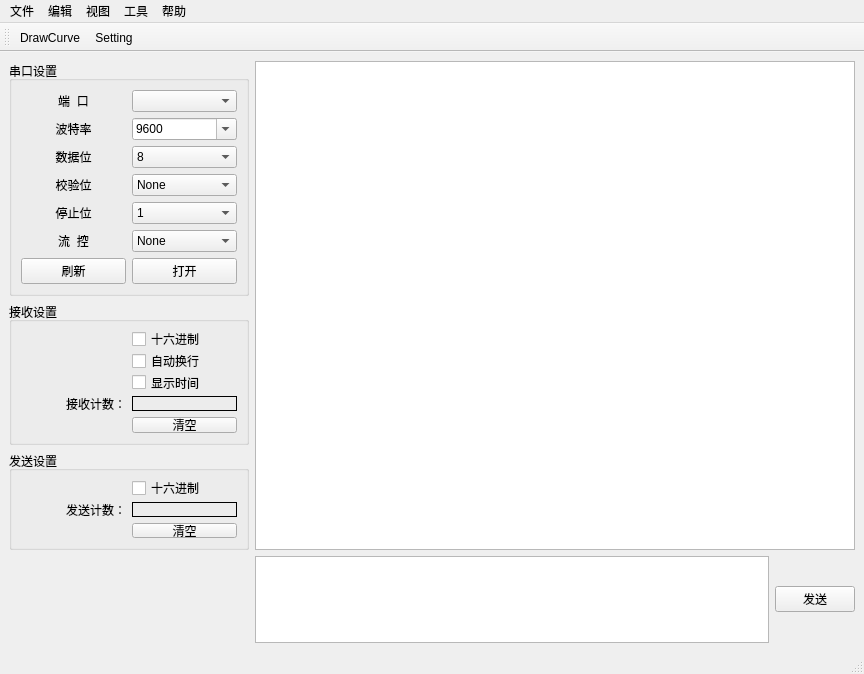
<?xml version="1.0" encoding="UTF-8"?>
<ui version="4.0">
 <class>MainWindow</class>
 <widget class="QMainWindow" name="MainWindow">
  <property name="geometry">
   <rect>
    <x>0</x>
    <y>0</y>
    <width>864</width>
    <height>674</height>
   </rect>
  </property>
  <property name="minimumSize">
   <size>
    <width>0</width>
    <height>0</height>
   </size>
  </property>
  <property name="windowTitle">
   <string>SerialMaster</string>
  </property>
  <property name="windowIcon">
   <iconset resource="source.qrc">
    <normaloff>:/icon/串口.png</normaloff>:/icon/串口.png</iconset>
  </property>
  <widget class="QWidget" name="centralWidget">
   <layout class="QGridLayout" name="gridLayout_2">
    <item row="2" column="0">
     <widget class="QGroupBox" name="groupBox_3">
      <property name="maximumSize">
       <size>
        <width>16777215</width>
        <height>99</height>
       </size>
      </property>
      <property name="title">
       <string>发送设置</string>
      </property>
      <layout class="QGridLayout" name="gridLayout_4">
       <item row="1" column="1">
        <widget class="QLabel" name="label_SendCnt">
         <property name="frameShape">
          <enum>QFrame::Box</enum>
         </property>
         <property name="text">
          <string/>
         </property>
        </widget>
       </item>
       <item row="1" column="0">
        <widget class="QLabel" name="label_9">
         <property name="text">
          <string>发送计数：</string>
         </property>
         <property name="alignment">
          <set>Qt::AlignRight|Qt::AlignTrailing|Qt::AlignVCenter</set>
         </property>
        </widget>
       </item>
       <item row="2" column="1">
        <widget class="QPushButton" name="pushButton_SendClearCnt">
         <property name="text">
          <string>清空</string>
         </property>
        </widget>
       </item>
       <item row="0" column="1">
        <widget class="QCheckBox" name="checkBox_SendHEX">
         <property name="text">
          <string>十六进制</string>
         </property>
        </widget>
       </item>
      </layout>
     </widget>
    </item>
    <item row="1" column="0">
     <widget class="QGroupBox" name="groupBox_2">
      <property name="maximumSize">
       <size>
        <width>16777215</width>
        <height>143</height>
       </size>
      </property>
      <property name="title">
       <string>接收设置</string>
      </property>
      <layout class="QGridLayout" name="gridLayout_3">
       <item row="5" column="1">
        <widget class="QPushButton" name="pushButton_ReceiveClearCnt">
         <property name="text">
          <string>清空</string>
         </property>
        </widget>
       </item>
       <item row="4" column="0">
        <widget class="QLabel" name="label_7">
         <property name="text">
          <string>接收计数：</string>
         </property>
         <property name="alignment">
          <set>Qt::AlignRight|Qt::AlignTrailing|Qt::AlignVCenter</set>
         </property>
        </widget>
       </item>
       <item row="2" column="1">
        <widget class="QCheckBox" name="checkBox_ReceiveShowTime">
         <property name="text">
          <string>显示时间</string>
         </property>
        </widget>
       </item>
       <item row="0" column="1">
        <widget class="QCheckBox" name="checkBox_ReceiveHEX">
         <property name="text">
          <string>十六进制</string>
         </property>
        </widget>
       </item>
       <item row="4" column="1">
        <widget class="QLabel" name="label_ReceiveCnt">
         <property name="frameShape">
          <enum>QFrame::Box</enum>
         </property>
         <property name="text">
          <string/>
         </property>
        </widget>
       </item>
       <item row="1" column="1">
        <widget class="QCheckBox" name="checkBox_ReceiveAutoNewLine">
         <property name="text">
          <string>自动换行</string>
         </property>
        </widget>
       </item>
      </layout>
     </widget>
    </item>
    <item row="0" column="0">
     <widget class="QGroupBox" name="groupBox">
      <property name="minimumSize">
       <size>
        <width>240</width>
        <height>0</height>
       </size>
      </property>
      <property name="maximumSize">
       <size>
        <width>16777215</width>
        <height>16777215</height>
       </size>
      </property>
      <property name="title">
       <string>串口设置</string>
      </property>
      <layout class="QGridLayout" name="gridLayout">
       <item row="6" column="1">
        <widget class="QComboBox" name="comboBox_FlowCtrl">
         <item>
          <property name="text">
           <string>None</string>
          </property>
         </item>
        </widget>
       </item>
       <item row="2" column="1">
        <widget class="QComboBox" name="comboBox_BaundRate">
         <property name="editable">
          <bool>true</bool>
         </property>
         <item>
          <property name="text">
           <string>9600</string>
          </property>
         </item>
         <item>
          <property name="text">
           <string>19200</string>
          </property>
         </item>
         <item>
          <property name="text">
           <string>38400</string>
          </property>
         </item>
         <item>
          <property name="text">
           <string>115200</string>
          </property>
         </item>
        </widget>
       </item>
       <item row="5" column="1">
        <widget class="QComboBox" name="comboBox_StopBit">
         <item>
          <property name="text">
           <string>1</string>
          </property>
         </item>
        </widget>
       </item>
       <item row="3" column="0">
        <widget class="QLabel" name="label_3">
         <property name="text">
          <string>数据位</string>
         </property>
         <property name="alignment">
          <set>Qt::AlignCenter</set>
         </property>
        </widget>
       </item>
       <item row="1" column="1">
        <widget class="QComboBox" name="comboBox_Port">
         <property name="minimumSize">
          <size>
           <width>0</width>
           <height>0</height>
          </size>
         </property>
        </widget>
       </item>
       <item row="4" column="0">
        <widget class="QLabel" name="label_4">
         <property name="text">
          <string>校验位</string>
         </property>
         <property name="alignment">
          <set>Qt::AlignCenter</set>
         </property>
        </widget>
       </item>
       <item row="3" column="1">
        <widget class="QComboBox" name="comboBox_DataLen">
         <item>
          <property name="text">
           <string>8</string>
          </property>
         </item>
        </widget>
       </item>
       <item row="5" column="0">
        <widget class="QLabel" name="label_5">
         <property name="text">
          <string>停止位</string>
         </property>
         <property name="alignment">
          <set>Qt::AlignCenter</set>
         </property>
        </widget>
       </item>
       <item row="6" column="0">
        <widget class="QLabel" name="label_6">
         <property name="text">
          <string>流  控</string>
         </property>
         <property name="alignment">
          <set>Qt::AlignCenter</set>
         </property>
        </widget>
       </item>
       <item row="4" column="1">
        <widget class="QComboBox" name="comboBox_CheckSum">
         <item>
          <property name="text">
           <string>None</string>
          </property>
         </item>
        </widget>
       </item>
       <item row="1" column="0">
        <widget class="QLabel" name="label">
         <property name="text">
          <string>端  口</string>
         </property>
         <property name="alignment">
          <set>Qt::AlignCenter</set>
         </property>
        </widget>
       </item>
       <item row="2" column="0">
        <widget class="QLabel" name="label_2">
         <property name="text">
          <string>波特率</string>
         </property>
         <property name="alignment">
          <set>Qt::AlignCenter</set>
         </property>
        </widget>
       </item>
       <item row="7" column="1">
        <widget class="QPushButton" name="pushButton_Open">
         <property name="text">
          <string>打开</string>
         </property>
        </widget>
       </item>
       <item row="7" column="0">
        <widget class="QPushButton" name="pushButton_RefreshPort">
         <property name="text">
          <string>刷新</string>
         </property>
        </widget>
       </item>
      </layout>
     </widget>
    </item>
    <item row="3" column="0" rowspan="2">
     <spacer name="verticalSpacer">
      <property name="orientation">
       <enum>Qt::Vertical</enum>
      </property>
      <property name="sizeHint" stdset="0">
       <size>
        <width>20</width>
        <height>40</height>
       </size>
      </property>
     </spacer>
    </item>
    <item row="0" column="1" rowspan="4" colspan="2">
     <widget class="QTextEdit" name="textEdit_Receive">
      <property name="minimumSize">
       <size>
        <width>600</width>
        <height>0</height>
       </size>
      </property>
     </widget>
    </item>
    <item row="4" column="1">
     <widget class="QTextEdit" name="textEdit_Send">
      <property name="maximumSize">
       <size>
        <width>16777215</width>
        <height>100</height>
       </size>
      </property>
     </widget>
    </item>
    <item row="4" column="2">
     <widget class="QPushButton" name="pushButton_Send">
      <property name="text">
       <string>发送</string>
      </property>
     </widget>
    </item>
   </layout>
  </widget>
  <widget class="QMenuBar" name="menuBar">
   <property name="geometry">
    <rect>
     <x>0</x>
     <y>0</y>
     <width>864</width>
     <height>23</height>
    </rect>
   </property>
   <widget class="QMenu" name="menu">
    <property name="title">
     <string>文件</string>
    </property>
   </widget>
   <widget class="QMenu" name="menu_2">
    <property name="title">
     <string>编辑</string>
    </property>
   </widget>
   <widget class="QMenu" name="menu_3">
    <property name="title">
     <string>视图</string>
    </property>
   </widget>
   <widget class="QMenu" name="menu_4">
    <property name="title">
     <string>工具</string>
    </property>
   </widget>
   <widget class="QMenu" name="menu_5">
    <property name="title">
     <string>帮助</string>
    </property>
   </widget>
   <addaction name="menu"/>
   <addaction name="menu_2"/>
   <addaction name="menu_3"/>
   <addaction name="menu_4"/>
   <addaction name="menu_5"/>
  </widget>
  <widget class="QStatusBar" name="statusBar"/>
  <widget class="QToolBar" name="toolBar">
   <property name="windowTitle">
    <string>toolBar</string>
   </property>
   <attribute name="toolBarArea">
    <enum>TopToolBarArea</enum>
   </attribute>
   <attribute name="toolBarBreak">
    <bool>false</bool>
   </attribute>
   <addaction name="actionDrawCurve"/>
   <addaction name="actionSetting"/>
  </widget>
  <action name="actionDrawCurve">
   <property name="icon">
    <iconset resource="source.qrc">
     <normaloff>:/icon/曲线.png</normaloff>:/icon/曲线.png</iconset>
   </property>
   <property name="text">
    <string>DrawCurve</string>
   </property>
  </action>
  <action name="actionSetting">
   <property name="icon">
    <iconset resource="source.qrc">
     <normaloff>:/icon/设 置.png</normaloff>:/icon/设 置.png</iconset>
   </property>
   <property name="text">
    <string>Setting</string>
   </property>
  </action>
 </widget>
 <resources>
  <include location="source.qrc"/>
 </resources>
 <connections/>
</ui>
